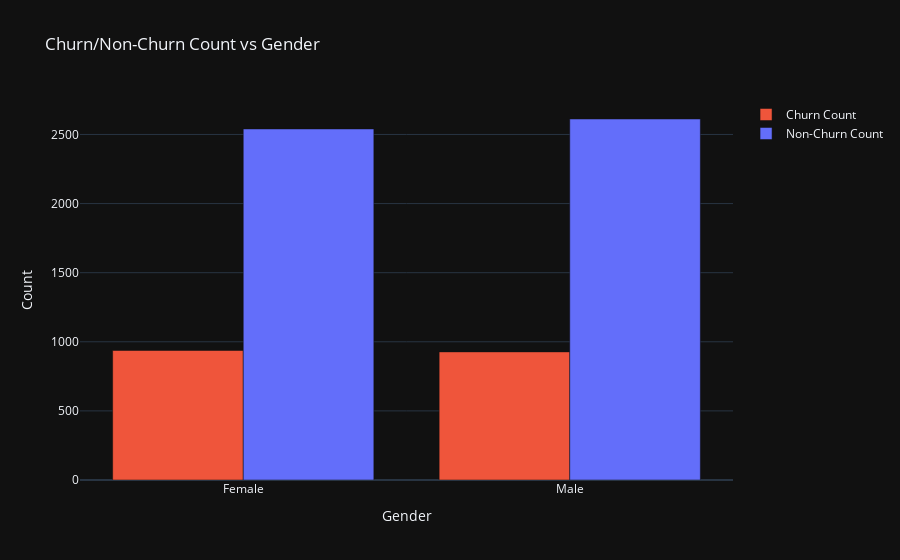

Notebook cell for this chart:
### Markdown cell above
### Exploratory Data Analysis

### Code cell
# Churn / Non Churn Count vs Gender
def bargraph_plotly(variable):
    churn_counts = df[df['Churn']=='Yes'][variable].value_counts().to_dict()
    df_churn = pd.DataFrame(list(churn_counts.items()), columns = [variable, 'Count'])

    non_churn_counts = df[df['Churn']=='No'][variable].value_counts().to_dict()
    df_non_churn = pd.DataFrame(list(non_churn_counts.items()), columns = [variable, 'Count'])
    trace1 = go.Bar(
                    x = df_churn[variable],
                    y = df_churn.Count,
                    name = "Churn Count",
                    marker_color='#ef553b')
    trace2 = go.Bar(
                x = df_non_churn[variable],
                y = df_non_churn.Count,
                name = "Non-Churn Count", 
                marker_color='#636efa')

    data = [trace1 , trace2]
    layout = go.Layout(barmode = "group",
                    template='plotly_dark',
                    xaxis_title=variable,
                    yaxis_title="Count",
                    title = f"Churn/Non-Churn Count vs {variable}", 
                )

    fig = go.Figure(data = data, layout = layout)
    fig.show()

bargraph_plotly("Gender")

### Figure 1 — Plotly figure (JSON) as saved in the notebook; plotly's stock layout.template omitted (floating-point values rounded to 4 significant figures)
{"data": [{"marker": {"color": "#ef553b"}, "name": "Churn Count", "type": "bar", "x": ["Female", "Male"], "y": [937, 927]}, {"marker": {"color": "#636efa"}, "name": "Non-Churn Count", "type": "bar", "x": ["Male", "Female"], "y": [2612, 2540]}], "layout": {"barmode": "group", "title": {"text": "Churn/Non-Churn Count vs Gender"}, "xaxis": {"title": {"text": "Gender"}}, "yaxis": {"title": {"text": "Count"}}}}
